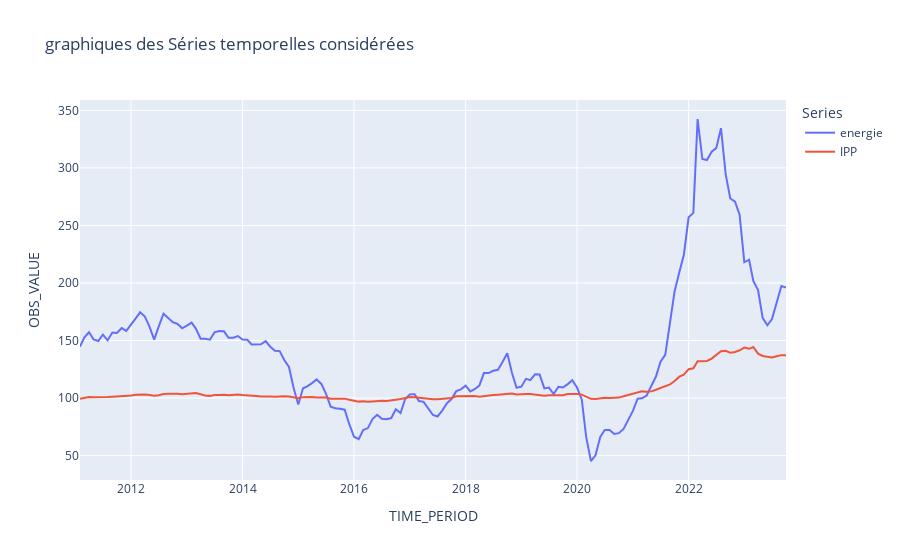

Notebook cell for this chart:
### Markdown cell above
On peut déjà observer que le processus résiduel présente des valeurs beaucoup plus importantes aux alentours des crises économiques (2008 et 2019-), l'idée sera que les modèles économétriques seront mis à mal durant les temps de crise et on verra qu'introduire une modélisation avec une équation de long terme et une équation de court terme prenant compte de l'ajustement vis-à-vis de cette équation de long terme (on parlera de modèles à correction d'erreur) permettra de mieux prendre en compte les effets des crises lorsque l'on cherchera à régresser des séries entre elles.

### Code cell
##Visuellement, est-ce qu'on observe un lien entre ces 2 séries?
energie_prix_import["Series"]="energie"
IPP_tot["Series"]="IPP"
data_plot = pd.concat([energie_prix_import,IPP_tot])
data_plot = data_plot[data_plot.index>"2011-01-31"]
fig = px.line(data_plot, x=data_plot.index, y=pp.f_value, color='Series', title = "graphiques des Séries temporelles considérées", hover_data={pp.f_value:':.2f'})
fig.show()

### Figure 1 — Plotly figure (JSON) as saved in the notebook; plotly's stock layout.template omitted (floating-point values rounded to 4 significant figures; data arrays with more than 128 entries replaced by an {"elided": "..."} marker saying what was removed)
{"data": [{"hovertemplate": "Series=energie<br>TIME_PERIOD=%{x}<br>OBS_VALUE=%{y:.2f}<extra></extra>", "legendgroup": "energie", "line": {"color": "#636efa", "dash": "solid"}, "marker": {"symbol": "circle"}, "mode": "lines", "name": "energie", "orientation": "v", "showlegend": true, "type": "scatter", "x": {"elided": "153 str values"}, "xaxis": "x", "y": {"elided": "153 float values"}, "yaxis": "y"}, {"hovertemplate": "Series=IPP<br>TIME_PERIOD=%{x}<br>OBS_VALUE=%{y:.2f}<extra></extra>", "legendgroup": "IPP", "line": {"color": "#EF553B", "dash": "solid"}, "marker": {"symbol": "circle"}, "mode": "lines", "name": "IPP", "orientation": "v", "showlegend": true, "type": "scatter", "x": {"elided": "153 str values"}, "xaxis": "x", "y": {"elided": "153 float values"}, "yaxis": "y"}], "layout": {"autosize": true, "legend": {"title": {"text": "Series"}, "tracegroupgap": 0}, "title": {"text": "graphiques des Séries temporelles considérées"}, "xaxis": {"anchor": "y", "autorange": true, "domain": [0, 1], "range": ["2011-02-01", "2023-10-01"], "title": {"text": "TIME_PERIOD"}, "type": "date"}, "yaxis": {"anchor": "x", "autorange": true, "domain": [0, 1], "range": [28.79, 359.0], "title": {"text": "OBS_VALUE"}, "type": "linear"}}}
